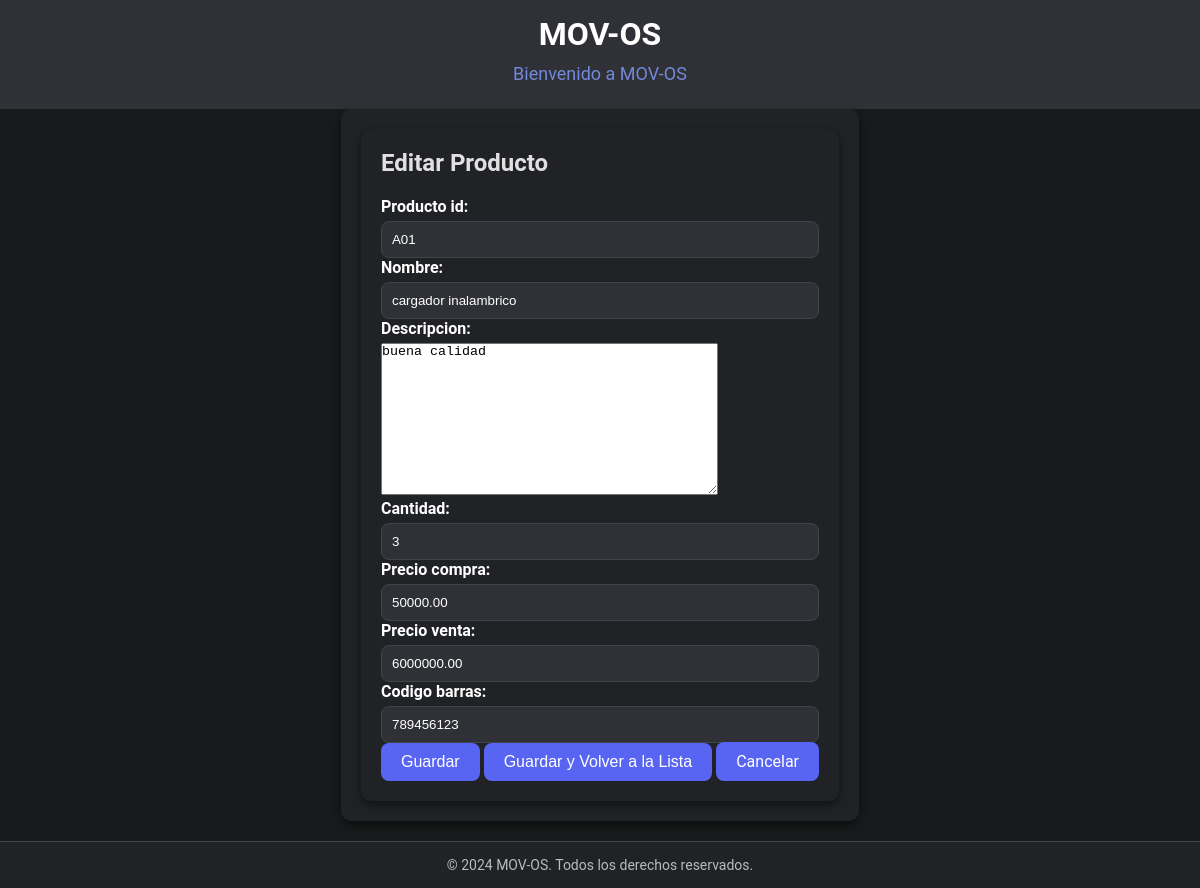
The app's page /products/edit/1/ with its own data.
### products/models.py (models this page shows, shortened)
class Product(models.Model):
    producto_id = models.CharField(max_length=20, unique=True, default="default_id")  # ID único del producto
    nombre = models.CharField(max_length=255)  # Nombre del producto
    codigo_barras = models.CharField(max_length=50, unique=True, null=True, blank=True)  # Código de barras
    descripcion = models.TextField(null=True, blank=True)  # Descripción del producto
    precio_compra = models.DecimalField(max_digits=10, decimal_places=2, null=True, blank=True)  # Precio de compra
    precio_venta = models.DecimalField(max_digits=10, decimal_places=2)  # Precio de venta
    cantidad = models.IntegerField(default=0)  # Cantidad
    stock = models.IntegerField(default=0)  # Stock del producto

### products/views.py (the view)
# urls.py: path('edit/<int:product_id>/', views.create_or_edit_product, name='edit_product'),
def create_or_edit_product(request, product_id=None):
    if product_id:
        product = get_object_or_404(Product, id=product_id)
        form = ProductForm(request.POST or None, instance=product)
        title = 'Editar Producto'
    else:
        product = None
        form = ProductForm(request.POST or None)
        title = 'Crear Producto'
    if request.method == 'POST':
        if form.is_valid():
            form.save()
            messages.success(request, 'Producto guardado exitosamente.')
            if 'save_and_list' in request.POST:
                return redirect('product_management')
    return render(request, 'products/product_form.html', {'form': form, 'title': title, 'product': product})

### products/forms.py (shortened to what this page needs)
class ProductForm(forms.ModelForm):
    class Meta:
        model = Product
        fields = ['producto_id', 'nombre', 'descripcion', 'cantidad', 'precio_compra', 'precio_venta', 'codigo_barras']
        widgets = {
            'producto_id': forms.TextInput(attrs={'class': 'form-control', 'placeholder': 'ID único del producto'}),
            'nombre': forms.TextInput(attrs={'class': 'form-control'}),
            'descripcion': forms.Textarea(attrs={'class': 'form-control'}),
            'cantidad': forms.NumberInput(attrs={'class': 'form-control'}),
            'precio_compra': forms.NumberInput(attrs={'class': 'form-control'}),
            'precio_venta': forms.NumberInput(attrs={'class': 'form-control'}),
            'codigo_barras': forms.TextInput(attrs={'class': 'form-control'}),
        }

### products/templates/products/product_form.html (shortened to what this page needs)
{% extends 'base.html' %}
{% block content %}
<div class="container">
    <h2>{{ title }}</h2>
    <form method="post">
        {{ form.as_p }}
        <button type="submit" class="btn btn-success" name="save_only">Guardar</button>
        <button type="submit" class="btn btn-primary" name="save_and_list">Guardar y Volver a la Lista</button>
        <a href="{% url 'product_management' %}" class="btn btn-secondary">Cancelar</a>
    </form>
</div>
{% endblock %}

### static/css/styles.css (style rules this page uses)
* { margin: 0; padding: 0; box-sizing: border-box; }
body { font-family: 'Roboto', sans-serif; background-color: #181a1b; color: #e0e0e0; display: flex; flex-direction: column; height: 100%; margin: 0; }
.container { flex: 1; max-width: 1200px; margin: auto; padding: 20px; background-color: #202225; border-radius: 10px; box-shadow: 0 4px 10px rgba(0, 0, 0, 0.5); }
button, .btn { background-color: #5865f2; color: #ffffff; border: none; padding: 10px 20px; font-size: 16px; border-radius: 8px; cursor: pointer; transition: all 0.3s ease; position: relative; overflow: hidden; }
form { margin-top: 20px; }
form label { display: block; font-weight: bold; margin-bottom: 5px; color: #ffffff; }
form input[type="text"], form input[type="email"], form input[type="password"], form input[type="number"], form select { width: 100%; padding: 10px; border: 1px solid #40444b; background-color: #2f3136; color: #ffffff; border-radius: 8px; transition: border-color 0.3s; }
a { color: #7289da; text-decoration: none; }

### records on screen
Product: producto_id "A01", nombre "cargador inalambrico", descripcion "buena calidad", cantidad "3", precio_compra "50000.00", precio_venta "6000000.00", codigo_barras "789456123"

### other values on screen
{{ title }} "Editar Producto"
